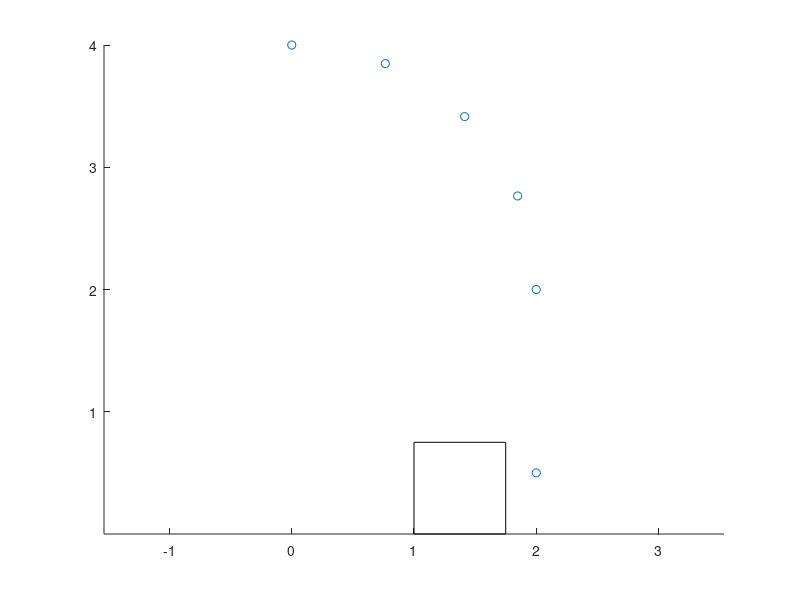

MATLAB code for this plot: (Note: this script raises an error after producing the figure.)
clear all; close all; clc; clf;

%pkg load symbolic;

hold on;
axis equal;

x_offset = 0;
y_offset = 2;

destination = [2, 0.5];

radius = destination(1);
nb_points=5;

theta = linspace(0, pi/2, nb_points);

x = radius * cos(theta) + x_offset;
y = radius * sin(theta) + y_offset;

% Add destination point to the curve
x = [x, destination(1)];
y = [y, destination(2)];

plot(x, y, 'o');

thetas_init = [deg2rad(90), 0, 0, 0, 0];

rectangle('Position',[1 0 0.75 0.75]);
thetas = thetas_init;

for i=nb_points:-1:1
    thetas = newton_n(thetas, [x(i); y(i)]);
end

plot_robot(thetas); % Vertical position
